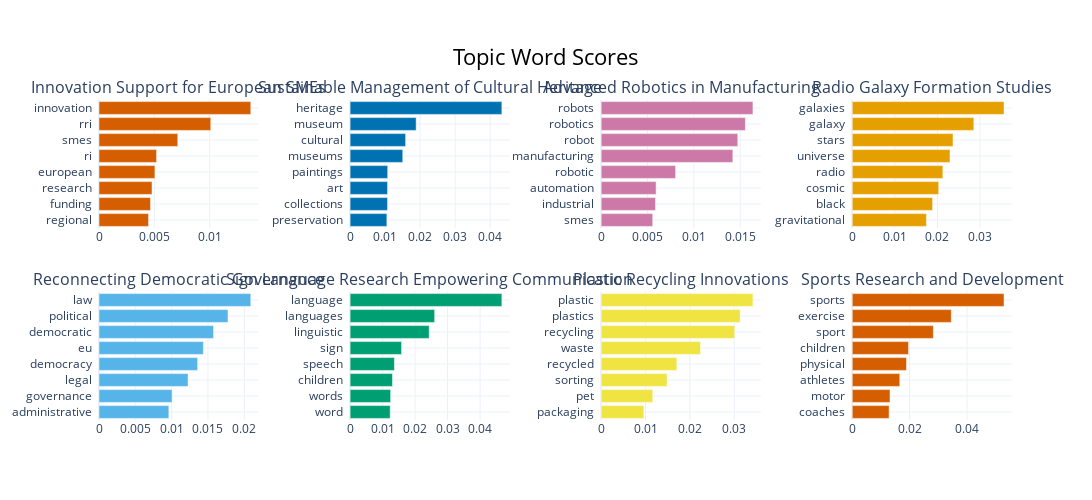

Here is the notebook cell this chart was saved with:
### Markdown cell above
#### **TOPIC BARCHART** <a class="anchor" id="topic_barchart"></a>

### Code cell
topic_model.visualize_barchart(top_n_topics=8, n_words=20, custom_labels=True, width=400)

### Figure 1 — Plotly figure (JSON) as saved in the notebook; plotly's stock layout.template omitted (floating-point values rounded to 4 significant figures)
{"data": [{"marker": {"color": "#D55E00"}, "orientation": "h", "type": "bar", "x": [0.004478, 0.004656, 0.00479, 0.005054, 0.005204, 0.007119, 0.0101, 0.01372], "xaxis": "x", "y": ["regional  ", "funding  ", "research  ", "european  ", "ri  ", "smes  ", "rri  ", "innovation  "], "yaxis": "y"}, {"marker": {"color": "#0072B2"}, "orientation": "h", "type": "bar", "x": [0.01051, 0.0107, 0.0107, 0.01074, 0.01505, 0.01586, 0.01887, 0.04335], "xaxis": "x2", "y": ["preservation  ", "collections  ", "art  ", "paintings  ", "museums  ", "cultural  ", "museum  ", "heritage  "], "yaxis": "y2"}, {"marker": {"color": "#CC79A7"}, "orientation": "h", "type": "bar", "x": [0.005564, 0.005863, 0.005926, 0.008028, 0.01421, 0.01474, 0.01556, 0.01637], "xaxis": "x3", "y": ["smes  ", "industrial  ", "automation  ", "robotic  ", "manufacturing  ", "robot  ", "robotics  ", "robots  "], "yaxis": "y3"}, {"marker": {"color": "#E69F00"}, "orientation": "h", "type": "bar", "x": [0.01741, 0.01886, 0.02029, 0.02126, 0.02294, 0.02364, 0.02852, 0.03561], "xaxis": "x4", "y": ["gravitational  ", "black  ", "cosmic  ", "radio  ", "universe  ", "stars  ", "galaxy  ", "galaxies  "], "yaxis": "y4"}, {"marker": {"color": "#56B4E9"}, "orientation": "h", "type": "bar", "x": [0.009618, 0.01006, 0.01226, 0.01357, 0.01437, 0.01577, 0.01775, 0.02089], "xaxis": "x5", "y": ["administrative  ", "governance  ", "legal  ", "democracy  ", "eu  ", "democratic  ", "political  ", "law  "], "yaxis": "y5"}, {"marker": {"color": "#009E73"}, "orientation": "h", "type": "bar", "x": [0.01234, 0.01248, 0.01305, 0.01364, 0.01584, 0.02433, 0.02602, 0.04669], "xaxis": "x6", "y": ["word  ", "words  ", "children  ", "speech  ", "sign  ", "linguistic  ", "languages  ", "language  "], "yaxis": "y6"}, {"marker": {"color": "#F0E442"}, "orientation": "h", "type": "bar", "x": [0.009616, 0.01163, 0.01486, 0.01707, 0.0224, 0.0301, 0.03133, 0.03421], "xaxis": "x7", "y": ["packaging  ", "pet  ", "sorting  ", "recycled  ", "waste  ", "recycling  ", "plastics  ", "plastic  "], "yaxis": "y7"}, {"marker": {"color": "#D55E00"}, "orientation": "h", "type": "bar", "x": [0.01284, 0.01316, 0.01657, 0.01891, 0.01962, 0.02826, 0.03451, 0.05288], "xaxis": "x8", "y": ["coaches  ", "motor  ", "athletes  ", "physical  ", "children  ", "sport  ", "exercise  ", "sports  "], "yaxis": "y8"}], "layout": {"annotations": [{"font": {"size": 16}, "showarrow": false, "text": "Innovation Support for European SMEs", "x": 0.0875, "xanchor": "center", "xref": "paper", "y": 1, "yanchor": "bottom", "yref": "paper"}, {"font": {"size": 16}, "showarrow": false, "text": "Sustainable Management of Cultural Heritage", "x": 0.3625, "xanchor": "center", "xref": "paper", "y": 1, "yanchor": "bottom", "yref": "paper"}, {"font": {"size": 16}, "showarrow": false, "text": "Advanced Robotics in Manufacturing", "x": 0.6375, "xanchor": "center", "xref": "paper", "y": 1, "yanchor": "bottom", "yref": "paper"}, {"font": {"size": 16}, "showarrow": false, "text": "Radio Galaxy Formation Studies", "x": 0.9125, "xanchor": "center", "xref": "paper", "y": 1, "yanchor": "bottom", "yref": "paper"}, {"font": {"size": 16}, "showarrow": false, "text": "Reconnecting Democratic Governance", "x": 0.0875, "xanchor": "center", "xref": "paper", "y": 0.4, "yanchor": "bottom", "yref": "paper"}, {"font": {"size": 16}, "showarrow": false, "text": "Sign Language Research Empowering Communication", "x": 0.3625, "xanchor": "center", "xref": "paper", "y": 0.4, "yanchor": "bottom", "yref": "paper"}, {"font": {"size": 16}, "showarrow": false, "text": "Plastic Recycling Innovations", "x": 0.6375, "xanchor": "center", "xref": "paper", "y": 0.4, "yanchor": "bottom", "yref": "paper"}, {"font": {"size": 16}, "showarrow": false, "text": "Sports Research and Development", "x": 0.9125, "xanchor": "center", "xref": "paper", "y": 0.4, "yanchor": "bottom", "yref": "paper"}], "height": 500, "hoverlabel": {"bgcolor": "white", "font": {"family": "Rockwell", "size": 16}}, "showlegend": false, "title": {"font": {"color": "Black", "size": 22}, "text": "Topic Word Scores", "x": 0.5, "xanchor": "center", "yanchor": "top"}, "width": 1600, "xaxis": {"anchor": "y", "domain": [0, 0.175], "showgrid": true}, "xaxis2": {"anchor": "y2", "domain": [0.275, 0.45], "showgrid": true}, "xaxis3": {"anchor": "y3", "domain": [0.55, 0.725], "showgrid": true}, "xaxis4": {"anchor": "y4", "domain": [0.825, 1], "showgrid": true}, "xaxis5": {"anchor": "y5", "domain": [0, 0.175], "showgrid": true}, "xaxis6": {"anchor": "y6", "domain": [0.275, 0.45], "showgrid": true}, "xaxis7": {"anchor": "y7", "domain": [0.55, 0.725], "showgrid": true}, "xaxis8": {"anchor": "y8", "domain": [0.825, 1], "showgrid": true}, "yaxis": {"anchor": "x", "domain": [0.6, 1], "showgrid": true}, "yaxis2": {"anchor": "x2", "domain": [0.6, 1], "showgrid": true}, "yaxis3": {"anchor": "x3", "domain": [0.6, 1], "showgrid": true}, "yaxis4": {"anchor": "x4", "domain": [0.6, 1], "showgrid": true}, "yaxis5": {"anchor": "x5", "domain": [0, 0.4], "showgrid": true}, "yaxis6": {"anchor": "x6", "domain": [0, 0.4], "showgrid": true}, "yaxis7": {"anchor": "x7", "domain": [0, 0.4], "showgrid": true}, "yaxis8": {"anchor": "x8", "domain": [0, 0.4], "showgrid": true}}}
